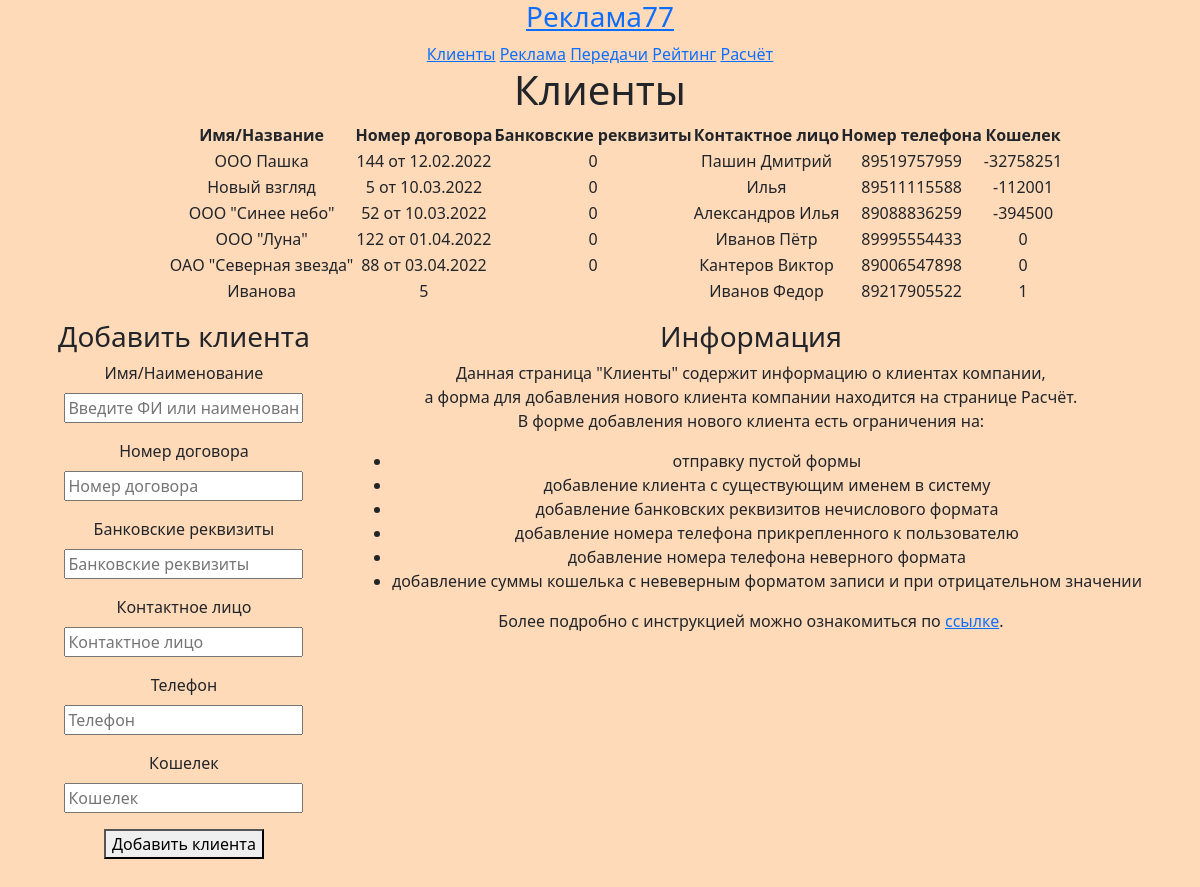
The app's page /customer, older data.
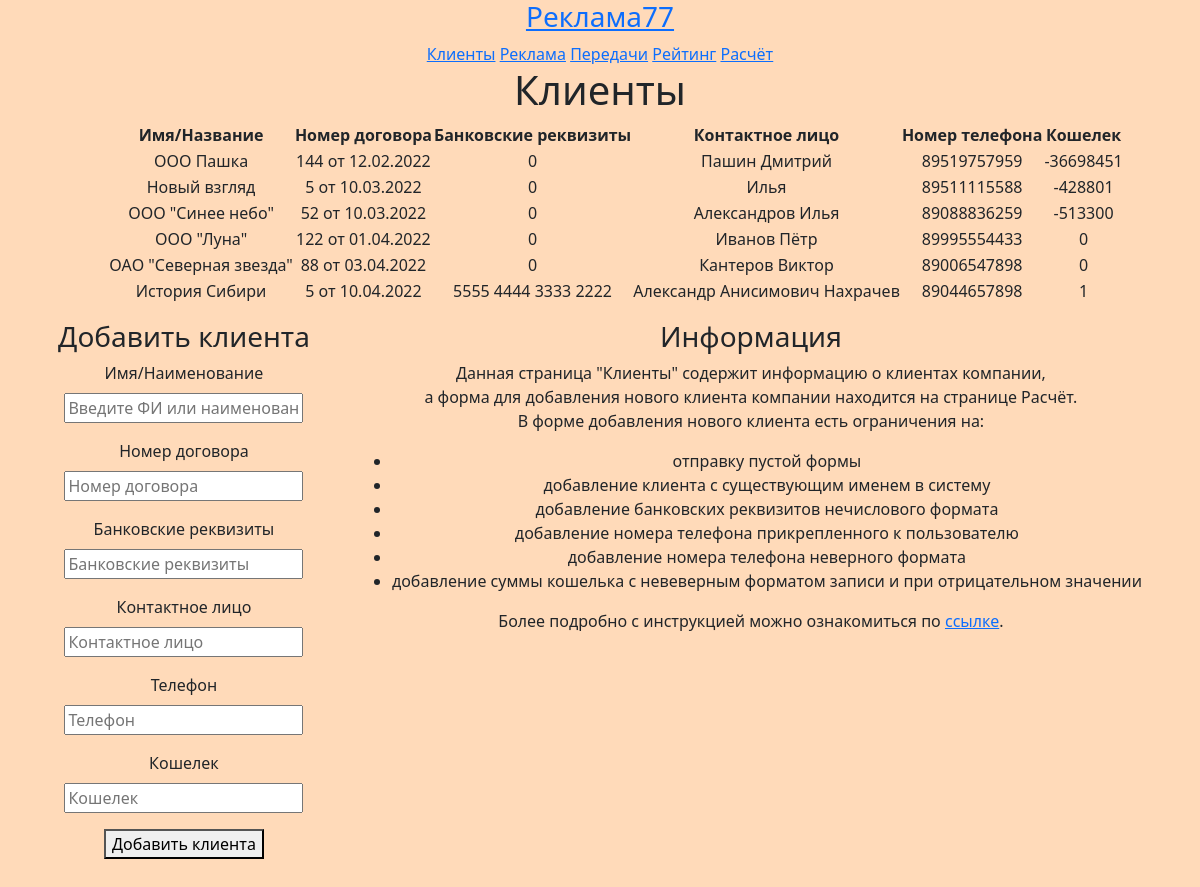
The same page, newer data.
### tvad/models.py (models this page shows, shortened)
class Customer(models.Model):
    name = models.CharField(max_length=100, verbose_name='Наименование')
    contract_number = models.CharField(max_length=100, verbose_name='Номер договора')
    bank_details = models.CharField(max_length=200, verbose_name='Банковские реквизиты')
    contact_person = models.CharField(max_length=100, verbose_name='Контактное лицо')
    telephone = models.CharField(max_length=12, verbose_name='Номер телефона')
    money = models.IntegerField(verbose_name='Кошелек')

### tvad/views.py (the view)
# urls.py: path('customer', views.customer, name='customer'),
def customer(request):
    customer_all = Customer.objects.all()
    return render(request, 'customer.html', {
        'title': 'Клиенты',
        'customer_all': customer_all
    })

### templates/customer.html (shortened to what this page needs)
{% load static %}
<!DOCTYPE html>
<html lang="en">
<head>
    <link href="https://cdn.jsdelivr.net/npm/bootstrap@5.0.2/dist/css/bootstrap.min.css" rel="stylesheet">
    <link rel="stylesheet" type="text/css" href="{% static 'todo/main.css' %}"/>
</head>
<div class="shapka text-center">
    <h3><a href="{% url 'index' %}">Реклама77</a></h3>
    <a href="{% url 'customer' %}">Клиенты</a>
    <a href="{% url 'advertisement' %}">Реклама</a>
    <a href="{% url 'broadcast' %}">Передачи</a>
    <a href="{% url 'rating' %}">Рейтинг</a>
    <a href="{% url 'calculation' %}">Расчёт</a>
</div>
<body class="text-center">
<h1>Клиенты</h1>
<div class="text-center">
    <ul>
        <table style="margin: auto">
            <tbody>
            <tr>
                <th>Имя/Название</th>
                <th>Номер договора</th>
                <th>Банковские реквизиты</th>
                <th>Контактное лицо</th>
                <th>Номер телефона</th>
                <th>Кошелек</th>
            </tr>
            {% for tvad in customer_all %}
            <tr>
                <td>{{ tvad.name }}</td>
                <td>{{ tvad.contract_number }}</td>
                <td>{{ tvad.bank_details }}</td>
                <td>{{ tvad.contact_person }}</td>
                <td>{{ tvad.telephone }}</td>
                <td>{{ tvad.money }}</td>
            </tr>
            {% endfor %}
            </tbody>
        </table>
    </ul>
</div>
    <div class="cont">
        <div class="forma">
        <h3>Добавить клиента</h3>
        <form class="form-create" method="post" action="{% url 'create_customer' %}" value="" enctype="multipart/form-data">
        <label class="mb-2">Имя/Наименование</label>
        <div class="mb-3">
            <input type="text" name="name" id="name" placeholder="Введите ФИ или наименование">
        </div>
        <label class="mb-2">Номер договора</label>
        <div class="mb-3">
            <input type="text" name="number" id="number" placeholder="Номер договора">
        </div>
            <label class="mb-2">Банковские реквизиты</label>
        <div class="mb-3">
            <input type="text" name="bank_details" id="bank_details" placeholder="Банковские реквизиты">
        </div>
        <label class="mb-2">Контактное лицо</label>
        <div class="mb-3">
            <input type="text" name="cont" id="cont" placeholder="Контактное лицо">
        </div>
        <label class="mb-2">Телефон</label>
        <div class="mb-3">
            <input type="text" name="tel" id="tel" placeholder="Телефон">
        </div>
        <label class="mb-2">Кошелек</label>
        <div class="mb-3">
            <input type="text" name="money" id="money" placeholder="Кошелек">
        </div>
        <div class="text-center">
                <button type="submit" class="main_button" id="btncreate">Добавить клиента</button>
        </div>
    </form>
        <br>
        </div>
        <div class="info mb-3">
        <h3>Информация</h3>
            <p>Данная страница "Клиенты" содержит информацию о клиентах компании,<br>
                а форма для добавления нового клиента компании находится на странице Расчёт.<br>
                В форме добавления нового клиента есть ограничения на:
                    <ul class="" style="list-style-type: disc">
                        <li>отправку пустой формы</li>
                        <li>добавление клиента с существующим именем в систему</li>
                        <li>добавление банковских реквизитов нечислового формата</li>
                        <li>добавление номера телефона прикрепленного к пользователю </li>
                        <li>добавление номера телефона неверного формата </li>
                        <li>добавление суммы кошелька с невеверным форматом записи и при отрицательном значении</li>
                    </ul>
                Более подробно с инструкцией можно ознакомиться по <a href="https://disk.yandex.ru/i/iTa8IC4639cbpg">ссылке</a>.
            </p>
        </div>
    </div>
</body>
</html>

### static/todo/main.css (style rules this page uses)
body { background-color: peachpuff; }
.cont { display: flex; flex-direction: row; justify-content: center; }
.info { margin-left: 50px; }

Row changes from the older to the newer data that the page shows:
removed Customer: name "Иванова", contract_number "5", contact_person "Иванов Федор", telephone "89217905522", money "1"
changed Customer "ООО Пашка": money "-32758251" → "-36698451"
changed Customer "Новый взгляд": money "-112001" → "-428801"
changed Customer "ООО \"Синее небо\"": money "-394500" → "-513300"
added Customer: name "История Сибири", contract_number "5 от 10.04.2022", bank_details "5555 4444 3333 2222", contact_person "Александр Анисимович Нахрачев", telephone "89044657898", money "1"
